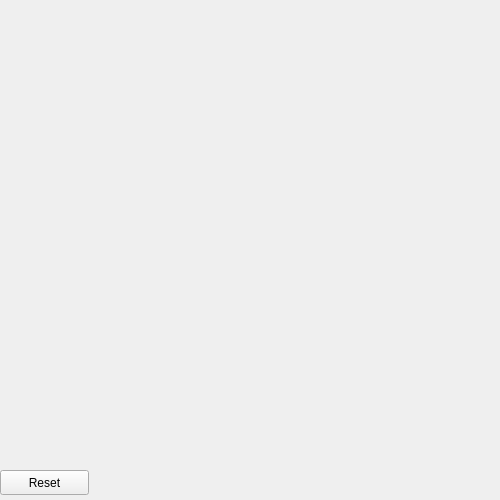
<?xml version="1.0" encoding="UTF-8"?>
<ui version="4.0">
 <class>DrivingWindow</class>
 <widget class="QWidget" name="DrivingWindow">
  <property name="geometry">
   <rect>
    <x>0</x>
    <y>0</y>
    <width>500</width>
    <height>500</height>
   </rect>
  </property>
  <property name="cursor">
   <cursorShape>BlankCursor</cursorShape>
  </property>
  <property name="mouseTracking">
   <bool>true</bool>
  </property>
  <property name="windowTitle">
   <string>Form</string>
  </property>
  <widget class="QPushButton" name="startButton">
   <property name="geometry">
    <rect>
     <x>0</x>
     <y>470</y>
     <width>89</width>
     <height>25</height>
    </rect>
   </property>
   <property name="cursor">
    <cursorShape>PointingHandCursor</cursorShape>
   </property>
   <property name="text">
    <string>Reset</string>
   </property>
  </widget>
  <widget class="QLabel" name="stopLabel">
   <property name="geometry">
    <rect>
     <x>200</x>
     <y>250</y>
     <width>100</width>
     <height>100</height>
    </rect>
   </property>
   <property name="cursor">
    <cursorShape>BlankCursor</cursorShape>
   </property>
   <property name="text">
    <string/>
   </property>
   <property name="pixmap">
    <pixmap resource="resources.qrc">:/labels/resources/labels/stop.png</pixmap>
   </property>
   <property name="scaledContents">
    <bool>true</bool>
   </property>
  </widget>
  <widget class="QLabel" name="upLabel">
   <property name="geometry">
    <rect>
     <x>225</x>
     <y>10</y>
     <width>50</width>
     <height>50</height>
    </rect>
   </property>
   <property name="cursor">
    <cursorShape>BlankCursor</cursorShape>
   </property>
   <property name="text">
    <string/>
   </property>
   <property name="pixmap">
    <pixmap resource="resources.qrc">:/labels/resources/labels/up.png</pixmap>
   </property>
   <property name="scaledContents">
    <bool>true</bool>
   </property>
  </widget>
  <widget class="QLabel" name="leftLabel">
   <property name="geometry">
    <rect>
     <x>10</x>
     <y>110</y>
     <width>50</width>
     <height>50</height>
    </rect>
   </property>
   <property name="cursor">
    <cursorShape>SizeAllCursor</cursorShape>
   </property>
   <property name="text">
    <string/>
   </property>
   <property name="pixmap">
    <pixmap resource="resources.qrc">:/labels/resources/labels/left.png</pixmap>
   </property>
   <property name="scaledContents">
    <bool>true</bool>
   </property>
  </widget>
  <widget class="QLabel" name="rightLabel">
   <property name="geometry">
    <rect>
     <x>430</x>
     <y>110</y>
     <width>50</width>
     <height>50</height>
    </rect>
   </property>
   <property name="cursor">
    <cursorShape>BlankCursor</cursorShape>
   </property>
   <property name="text">
    <string/>
   </property>
   <property name="pixmap">
    <pixmap resource="resources.qrc">:/labels/resources/labels/right.png</pixmap>
   </property>
   <property name="scaledContents">
    <bool>true</bool>
   </property>
  </widget>
  <widget class="QLabel" name="downLabel">
   <property name="geometry">
    <rect>
     <x>225</x>
     <y>440</y>
     <width>50</width>
     <height>50</height>
    </rect>
   </property>
   <property name="text">
    <string/>
   </property>
   <property name="pixmap">
    <pixmap resource="resources.qrc">:/labels/resources/labels/down.png</pixmap>
   </property>
   <property name="scaledContents">
    <bool>true</bool>
   </property>
  </widget>
  <widget class="QLabel" name="handleLabel">
   <property name="geometry">
    <rect>
     <x>210</x>
     <y>260</y>
     <width>80</width>
     <height>80</height>
    </rect>
   </property>
   <property name="cursor">
    <cursorShape>BlankCursor</cursorShape>
   </property>
   <property name="text">
    <string/>
   </property>
   <property name="pixmap">
    <pixmap resource="resources.qrc">:/labels/resources/labels/wheel.png</pixmap>
   </property>
   <property name="scaledContents">
    <bool>true</bool>
   </property>
  </widget>
  <zorder>stopLabel</zorder>
  <zorder>upLabel</zorder>
  <zorder>leftLabel</zorder>
  <zorder>rightLabel</zorder>
  <zorder>downLabel</zorder>
  <zorder>handleLabel</zorder>
  <zorder>startButton</zorder>
 </widget>
 <resources>
  <include location="resources.qrc"/>
 </resources>
 <connections/>
</ui>
